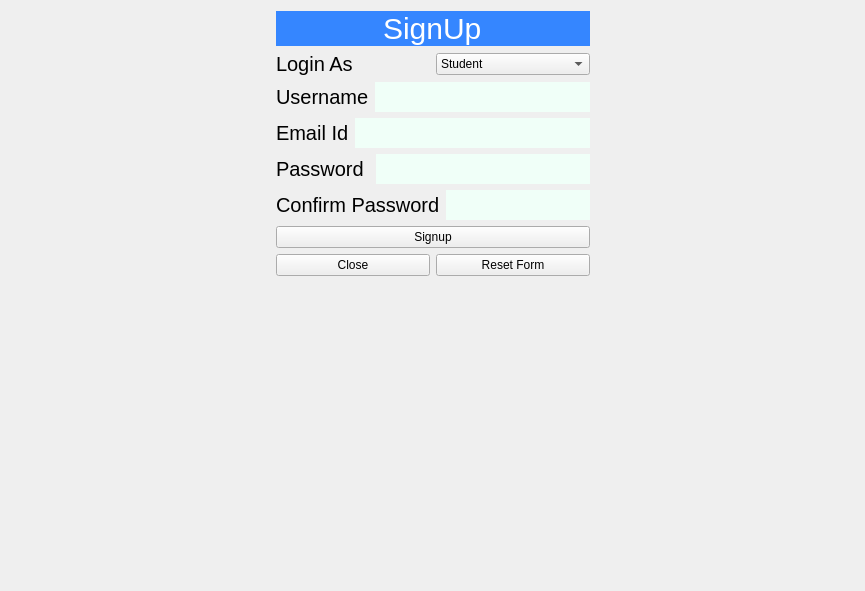
<?xml version="1.0" encoding="UTF-8"?>
<ui version="4.0">
 <class>SignupForm</class>
 <widget class="QWidget" name="SignupForm">
  <property name="geometry">
   <rect>
    <x>0</x>
    <y>0</y>
    <width>865</width>
    <height>591</height>
   </rect>
  </property>
  <property name="windowTitle">
   <string>Form</string>
  </property>
  <property name="styleSheet">
   <string notr="true">QLabel{
	font-size:20px;

}
QLineEdit{
		height:30px;
		background-color:rgb(240, 255, 248);
        border-radius: 50px;
}</string>
  </property>
  <layout class="QHBoxLayout" name="horizontalLayout_5">
   <item>
    <spacer name="horizontalSpacer">
     <property name="orientation">
      <enum>Qt::Horizontal</enum>
     </property>
     <property name="sizeHint" stdset="0">
      <size>
       <width>40</width>
       <height>20</height>
      </size>
     </property>
    </spacer>
   </item>
   <item>
    <layout class="QVBoxLayout" name="verticalLayout_4">
     <item>
      <widget class="QLabel" name="label">
       <property name="styleSheet">
        <string notr="true">QLabel{
		color:white;
		font-size:30px;
		background-color:rgb(53, 134, 255);
		border-radius: 20px;
        text-align: center;
		padding :0 100%;
}

</string>
       </property>
       <property name="text">
        <string>SignUp</string>
       </property>
      </widget>
     </item>
     <item>
      <layout class="QVBoxLayout" name="verticalLayout_2">
       <item>
        <layout class="QHBoxLayout" name="horizontalLayout">
         <item>
          <widget class="QLabel" name="designation_label">
           <property name="font">
            <font>
             <pointsize>-1</pointsize>
            </font>
           </property>
           <property name="text">
            <string>Login As</string>
           </property>
          </widget>
         </item>
         <item>
          <widget class="QComboBox" name="designation_field">
           <property name="minimumSize">
            <size>
             <width>140</width>
             <height>0</height>
            </size>
           </property>
           <item>
            <property name="text">
             <string>Student</string>
            </property>
           </item>
           <item>
            <property name="text">
             <string>Faculty</string>
            </property>
           </item>
           <item>
            <property name="text">
             <string>admin</string>
            </property>
           </item>
          </widget>
         </item>
        </layout>
       </item>
       <item>
        <layout class="QHBoxLayout" name="horizontalLayout_3">
         <item>
          <widget class="QLabel" name="username_label">
           <property name="font">
            <font>
             <pointsize>-1</pointsize>
            </font>
           </property>
           <property name="text">
            <string>Username</string>
           </property>
          </widget>
         </item>
         <item>
          <widget class="QLineEdit" name="username_field"/>
         </item>
        </layout>
       </item>
       <item>
        <layout class="QHBoxLayout" name="horizontalLayout_10">
         <item>
          <widget class="QLabel" name="email_label">
           <property name="font">
            <font>
             <pointsize>-1</pointsize>
            </font>
           </property>
           <property name="text">
            <string>Email Id</string>
           </property>
          </widget>
         </item>
         <item>
          <widget class="QLineEdit" name="email_field"/>
         </item>
        </layout>
       </item>
       <item>
        <layout class="QHBoxLayout" name="horizontalLayout_4">
         <item>
          <widget class="QLabel" name="password1_label">
           <property name="font">
            <font>
             <pointsize>-1</pointsize>
            </font>
           </property>
           <property name="text">
            <string>Password </string>
           </property>
          </widget>
         </item>
         <item>
          <widget class="QLineEdit" name="passwors1_field"/>
         </item>
        </layout>
       </item>
       <item>
        <layout class="QHBoxLayout" name="horizontalLayout_8">
         <item>
          <widget class="QLabel" name="password2_label">
           <property name="font">
            <font>
             <pointsize>-1</pointsize>
            </font>
           </property>
           <property name="text">
            <string>Confirm Password</string>
           </property>
          </widget>
         </item>
         <item>
          <widget class="QLineEdit" name="password2_field"/>
         </item>
        </layout>
       </item>
       <item>
        <widget class="QPushButton" name="signup_btn">
         <property name="minimumSize">
          <size>
           <width>288</width>
           <height>0</height>
          </size>
         </property>
         <property name="text">
          <string>Signup</string>
         </property>
        </widget>
       </item>
       <item>
        <layout class="QHBoxLayout" name="horizontalLayout_2">
         <item>
          <widget class="QPushButton" name="close_btn">
           <property name="minimumSize">
            <size>
             <width>140</width>
             <height>0</height>
            </size>
           </property>
           <property name="text">
            <string>Close</string>
           </property>
          </widget>
         </item>
         <item>
          <widget class="QPushButton" name="reset_btn">
           <property name="minimumSize">
            <size>
             <width>140</width>
             <height>0</height>
            </size>
           </property>
           <property name="text">
            <string>Reset Form</string>
           </property>
          </widget>
         </item>
        </layout>
       </item>
      </layout>
     </item>
     <item>
      <spacer name="verticalSpacer">
       <property name="orientation">
        <enum>Qt::Vertical</enum>
       </property>
       <property name="sizeHint" stdset="0">
        <size>
         <width>20</width>
         <height>40</height>
        </size>
       </property>
      </spacer>
     </item>
    </layout>
   </item>
   <item>
    <spacer name="horizontalSpacer_2">
     <property name="orientation">
      <enum>Qt::Horizontal</enum>
     </property>
     <property name="sizeHint" stdset="0">
      <size>
       <width>40</width>
       <height>20</height>
      </size>
     </property>
    </spacer>
   </item>
  </layout>
 </widget>
 <resources/>
 <connections/>
</ui>
